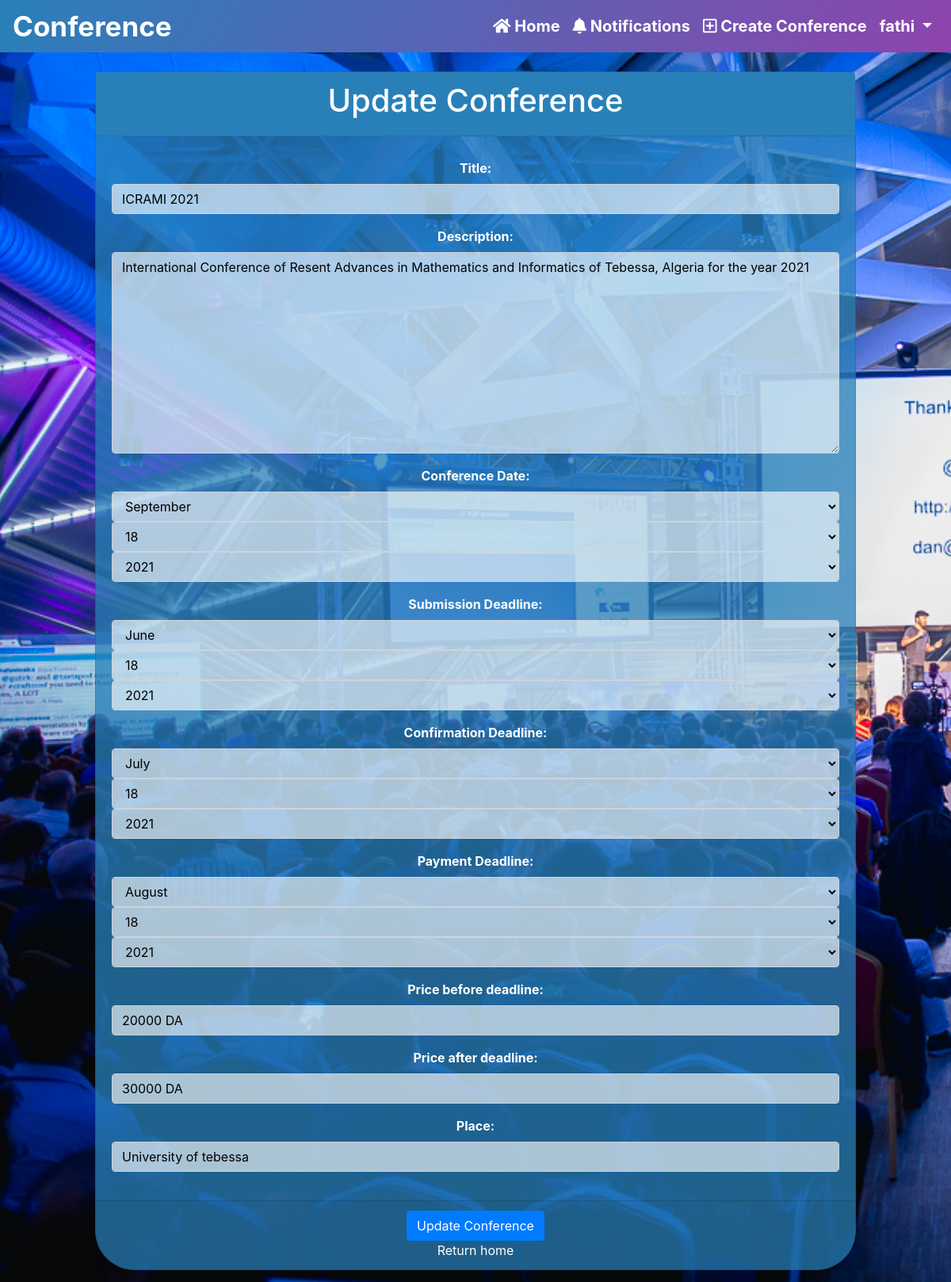
/conferences/update/1/ (signed in), run on the app's committed database.
### accounts/models.py (models this page shows, shortened)
class User(AbstractBaseUser):
    email = models.EmailField(verbose_name="email", max_length=254, unique=True)
    username = models.CharField(max_length=50, unique=True)
    first_name = models.CharField(max_length=20)
    last_name = models.CharField(max_length=20)
    date_joined = models.DateTimeField(verbose_name="join date", auto_now_add=True)
    last_login = models.DateTimeField(verbose_name="last login", auto_now=True)
    is_active = models.BooleanField(default=True)
    is_staff = models.BooleanField(default=False)
    is_admin = models.BooleanField(default=False)
    is_superuser = models.BooleanField(default=False)
    USERNAME_FIELD = 'email'
    REQUIRED_FIELDS = ['username', 'first_name', 'last_name']
    objects = UserManager()

### conferences/models.py (models this page shows, shortened)
class Conference(models.Model):
    title = models.CharField(max_length=100)
    description = models.TextField(verbose_name='description')
    place = models.CharField(max_length=100)
    created_date = models.DateTimeField(auto_now_add=True)
    date = models.DateField()
    submission_deadline = models.DateField()
    confirmation_deadline = models.DateField()
    payment_deadline = models.DateField()
    pre_price = models.CharField(max_length=20, null=True, blank=True)
    post_price = models.CharField(max_length=20, null=True, blank=True)
    organizer = models.ForeignKey(User, on_delete=models.RESTRICT)

### conferences/views.py (the view, shortened to what this page needs)
@method_decorator(login_required, name='dispatch')
class ConferenceUpdateView(generic.UpdateView):
    model = Conference
    form_class = ConferenceUpdateForm
    pk_url_kwarg = 'pk'

### conferences/forms.py
class ConferenceUpdateForm(forms.ModelForm):
    date = forms.DateField(label='Conference Date', widget=forms.SelectDateWidget)
    submission_deadline = forms.DateField(label='Submission Deadline', widget=forms.SelectDateWidget)
    confirmation_deadline = forms.DateField(label='Confirmation Deadline', widget=forms.SelectDateWidget)
    payment_deadline = forms.DateField(label='Payment Deadline', widget=forms.SelectDateWidget)
    pre_price = forms.CharField(label='Price before deadline', widget=forms.TextInput)
    post_price = forms.CharField(label='Price after deadline', widget=forms.TextInput)
    class Meta:
        model = Conference
        fields = ['title', 'description', 'date', 'submission_deadline', 'confirmation_deadline', 'payment_deadline',
                  'pre_price', 'post_price', 'place']

### conferences/templates/conferences/update.html (shortened to what this page needs)
{% extends 'base.html' %}
{% block content %}
    <div class="card text-center mt-4" id="container">
        <form method="post" enctype="multipart/form-data">
            <div class="card-header" style="background-color: #2980b9; color: white;">
                <h1>Update Conference</h1>
            </div>
            {% include 'includes/form.html' %}
            <div class="card-footer text-muted">
                <button class="btn btn-primary">Update Conference</button>
            <div><a href="{% url 'home' %}">Return home</a></div>
            </div>
        </form>
    </div>
{% endblock %}

### templates/includes/nav.html (shortened to what this page needs)
<nav class="navbar navbar-expand-lg navbar-light sticky-top">
    <a href="{% url 'home' %}"id="home">Conference</a>
    <div class="collapse navbar-collapse" id="navbarNavDropdown">
        <ul class="navbar-nav ml-auto">
            <li class="nav-item">
                <a href="{% url 'home' %}" class="nav-link">
                    <i class="fa fa-home"></i> Home
                </a>
            </li>
            {% if request.user.is_authenticated %}
                <li class="nav-item">
                    <a href="{% url 'notifications' %}" class="nav-link "  >
                        <i class="fas fa-bell"></i> Notifications
                    </a>
                </li>
                <li class="nav-item ">
                    <a href="{% url 'conference_create' %}" class="nav-link" >
                        <i class="far fa-plus-square"></i> Create Conference
                    </a>
                </li>
                <li class="nav-item dropdown">
                    <a href="#" class=" nav-link  dropdown-toggle"
                       role="button" id="dropdownMenuLink"
                       data-toggle="dropdown" aria-haspopup="true" aria-expanded="false" >
                        {{request.user.username}}
                    </a>
                </li>
            {% endif %}
        </ul>
    </div>
</nav>

### templates/includes/form.html (shortened to what this page needs)
{% load widget_tweaks %}
<div class="card-body">
    {% for field in form %}
        <div class="form-group">
            <b>{{ field.label_tag }}</b>
            {% if form.is_bound %}
                {% if field.errors %}
                    {% render_field field class="form-control is-invalid" %}
                    {% for error in field.errors %}
                        <div class="invalid-feedback">{{ error }}</div>
                    {% endfor %}
                {% else %}
                    {% render_field field class="form-control is-valid" %}
                {% endif %}
            {% else %}
                {% render_field field class="form-control" %}
            {% endif %}
        </div>
    {% endfor %}
</div>

### static/css/nav.css (style rules this page uses)
#home { font-size:35px; font-weight: bold; color: #fff; padding-left: 0; line-height: 50px; text-decoration: none; }
.navbar-light { background: linear-gradient(120deg,#2980b9,#8e44ad); }
nav ul li a { color: white !important; line-height: 20px; text-decoration: none; font-size: 20px; padding-bottom: 10px; font-weight: bold; }

### static/css/home.css (style rules this page uses)
body { overflow-x: hidden; }
#container { background-color: #2980b9c0; width: 80%; margin: 20px auto auto auto; border-radius: 50px; color: white; }

### static/css/forms.css (style rules this page uses)
input { height: 30px; width: 200px; background-color: #ffffffa0 !important; color: #000 !important; border: #2980b9; border-radius: 5px; }
textarea { background-color: #ffffffa0 !important; color: #000 !important; }
select { background-color: #ffffffa0 !important; color: #000 !important; width: 200px; height: 30px; border-radius: 5px; }
select option { background-color: #ffffff50 !important; color: #000 !important; font-size: 1.25em; }
.card-footer a { color: white; }

### data on the page
User: user.username "fathi"
Conference: title "ICRAMI 2021" "International Conference of Resent Advances in Mathematics and Informatics of Tebessa, Algeria for the year 2021" "20000 DA" "30000 DA" "University of tebessa"

### other printed values
{{ field.label_tag }} "Title:" "Description:" "Conference Date:" "Submission Deadline:" "Confirmation Deadline:" "Payment Deadline:" "Price before deadline:" "Price after deadline:" "Place:"
